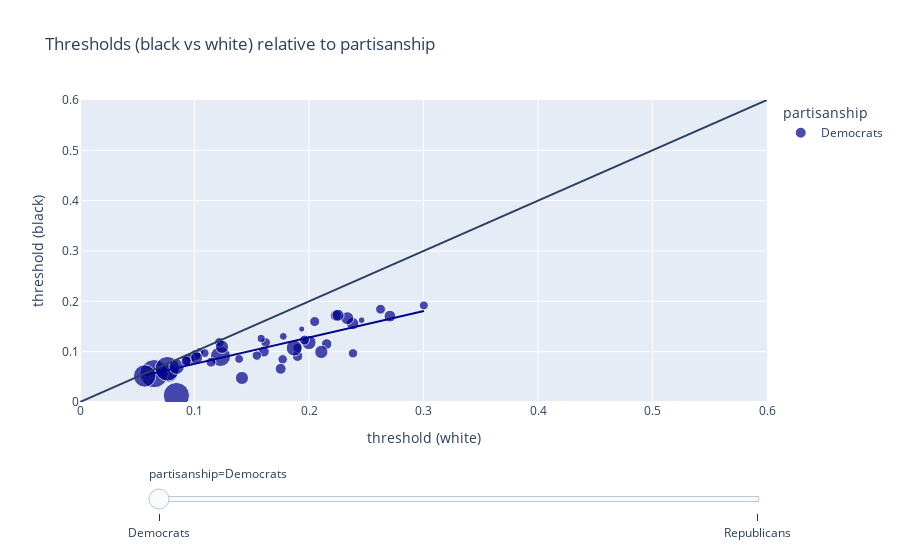

Notebook cell for this chart:
### Code cell
import plotly.express as px

fig = px.scatter(df_final, x="inferred_threshold_white", y="inferred_threshold_black", animation_frame="partisanship",
                 color="partisanship", hover_name="subgeography", size = "total_searches", 
                 labels = {'inferred_threshold_black' : 'threshold (black)', 'inferred_threshold_white' : 'threshold (white)'},
                 range_x=[0,0.6], range_y=[0,0.6], color_discrete_map={'Democrats':'darkblue', 'Republicans':'crimson'},
                 title = "Thresholds (black vs white) relative to partisanship", trendline = "ols")

fig.update_layout(shapes=[
    dict(
      type= 'line',
      xref= 'x', x0= 0, x1= 0.6,
      yref= 'y', y0= 0, y1= 0.6,
    )
])

fig["layout"].pop("updatemenus") # optional, drop animation buttons
fig.show()
plotly.offline.plot(fig, filename='../Fraises TagADA/_includes/hit_white_hispanic.html')

### Figure 1 — Plotly figure (JSON) as saved in the notebook; plotly's stock layout.template omitted (floating-point values rounded to 4 significant figures)
{"data": [{"hovertemplate": "<b>%{hovertext}</b><br><br>partisanship=Democrats<br>threshold (white)=%{x}<br>threshold (black)=%{y}<br>total_searches=%{marker.size}<extra></extra>", "hovertext": ["Fairfield County", "Hartford County", "Litchfield County", "New Haven County", "New London County", "Tolland County", "Windham County", "01", "02", "03", "05", "06", "07", "08", "09", "10", "11", "12", "13", "14", "15", "16", "17", "18", "20", "21", "22", "Adams County", "Benton County", "Clark County", "Cowlitz County", "Grant County", "Grays Harbor County", "Island County", "King County", "Kitsap County", "Kittitas County", "Lewis County", "Mason County", "Pierce County", "Skagit County", "Snohomish County", "Spokane County", "Thurston County", "Whatcom County", "Yakima County"], "legendgroup": "Democrats", "marker": {"color": "darkblue", "size": [478.1, 544.9, 348.3, 587.5, 517.9, 493.9, 284.6, 158.5, 330.8, 2428.0, 603.0, 398.7, 304.3, 398.3, 732.3, 350.7, 909.2, 622, 427.5, 318.7, 1436.0, 312.5, 424.2, 313.5, 218.5, 274.7, 230.3, 135.5, 380.9, 1170.0, 278.6, 275.1, 268.8, 160.2, 2819.0, 434.3, 355.2, 347.9, 330.9, 1778.0, 600.7, 2132.0, 829.3, 517.3, 374.3, 610.3], "sizemode": "area", "sizeref": 7.049, "symbol": "circle"}, "mode": "markers", "name": "Democrats", "orientation": "v", "showlegend": true, "type": "scatter", "x": [0.2235, 0.2381, 0.2625, 0.2335, 0.2253, 0.2707, 0.3003, 0.246, 0.1621, 0.08418, 0.1414, 0.19, 0.19, 0.2154, 0.1999, 0.196, 0.1871, 0.2108, 0.1605, 0.177, 0.1227, 0.1544, 0.1753, 0.2384, 0.1776, 0.139, 0.1582, 0.1937, 0.06822, 0.07761, 0.1043, 0.1089, 0.09541, 0.1029, 0.06477, 0.1007, 0.205, 0.1144, 0.1217, 0.05649, 0.09479, 0.07634, 0.08441, 0.1019, 0.09273, 0.124], "xaxis": "x", "y": [0.1719, 0.1558, 0.1843, 0.1665, 0.1724, 0.1705, 0.1919, 0.1626, 0.1183, 0.01282, 0.04777, 0.09118, 0.1074, 0.1152, 0.1183, 0.123, 0.1073, 0.09943, 0.1001, 0.08472, 0.09054, 0.09219, 0.06601, 0.09667, 0.1304, 0.08551, 0.1262, 0.145, 0.05814, 0.05728, 0.09913, 0.09714, 0.08886, 0.09288, 0.05633, 0.09318, 0.1598, 0.07903, 0.1184, 0.05173, 0.08376, 0.06604, 0.07013, 0.08768, 0.08154, 0.1096], "yaxis": "y"}, {"hovertemplate": "<b>OLS trendline</b><br>inferred_threshold_black = 0.52551 * inferred_threshold_white + 0.0231509<br>R<sup>2</sup>=0.678549<br><br>partisanship=Democrats<br>threshold (white)=%{x}<br>threshold (black)=%{y} <b>(trend)</b><extra></extra>", "legendgroup": "Democrats", "marker": {"color": "darkblue", "symbol": "circle"}, "mode": "lines", "name": "Democrats", "showlegend": false, "type": "scatter", "x": [0.05649, 0.06477, 0.06822, 0.07634, 0.07761, 0.08418, 0.08441, 0.09273, 0.09479, 0.09541, 0.1007, 0.1019, 0.1029, 0.1043, 0.1089, 0.1144, 0.1217, 0.1227, 0.124, 0.139, 0.1414, 0.1544, 0.1582, 0.1605, 0.1621, 0.1753, 0.177, 0.1776, 0.1871, 0.19, 0.19, 0.1937, 0.196, 0.1999, 0.205, 0.2108, 0.2154, 0.2235, 0.2253, 0.2335, 0.2381, 0.2384, 0.246, 0.2625, 0.2707, 0.3003], "xaxis": "x", "y": [0.05284, 0.05719, 0.059, 0.06327, 0.06394, 0.06739, 0.06751, 0.07188, 0.07297, 0.07329, 0.07609, 0.0767, 0.07724, 0.07795, 0.0804, 0.08329, 0.08712, 0.08763, 0.08833, 0.09619, 0.09748, 0.1043, 0.1063, 0.1075, 0.1083, 0.1153, 0.1162, 0.1165, 0.1215, 0.123, 0.123, 0.1249, 0.1262, 0.1282, 0.1309, 0.1339, 0.1364, 0.1406, 0.1416, 0.1459, 0.1483, 0.1484, 0.1524, 0.1611, 0.1654, 0.181], "yaxis": "y"}], "layout": {"legend": {"itemsizing": "constant", "title": {"text": "partisanship"}, "tracegroupgap": 0}, "shapes": [{"type": "line", "x0": 0, "x1": 0.6, "xref": "x", "y0": 0, "y1": 0.6, "yref": "y"}], "sliders": [{"active": 0, "currentvalue": {"prefix": "partisanship="}, "len": 0.9, "pad": {"b": 10, "t": 60}, "steps": [{"args": [["Democrats"], {"frame": {"duration": 0, "redraw": false}, "fromcurrent": true, "mode": "immediate", "transition": {"duration": 0, "easing": "linear"}}], "label": "Democrats", "method": "animate"}, {"args": [["Republicans"], {"frame": {"duration": 0, "redraw": false}, "fromcurrent": true, "mode": "immediate", "transition": {"duration": 0, "easing": "linear"}}], "label": "Republicans", "method": "animate"}], "x": 0.1, "xanchor": "left", "y": 0, "yanchor": "top"}], "title": {"text": "Thresholds (black vs white) relative to partisanship"}, "xaxis": {"anchor": "y", "domain": [0, 1], "range": [0, 0.6], "title": {"text": "threshold (white)"}}, "yaxis": {"anchor": "x", "domain": [0, 1], "range": [0, 0.6], "title": {"text": "threshold (black)"}}}}
